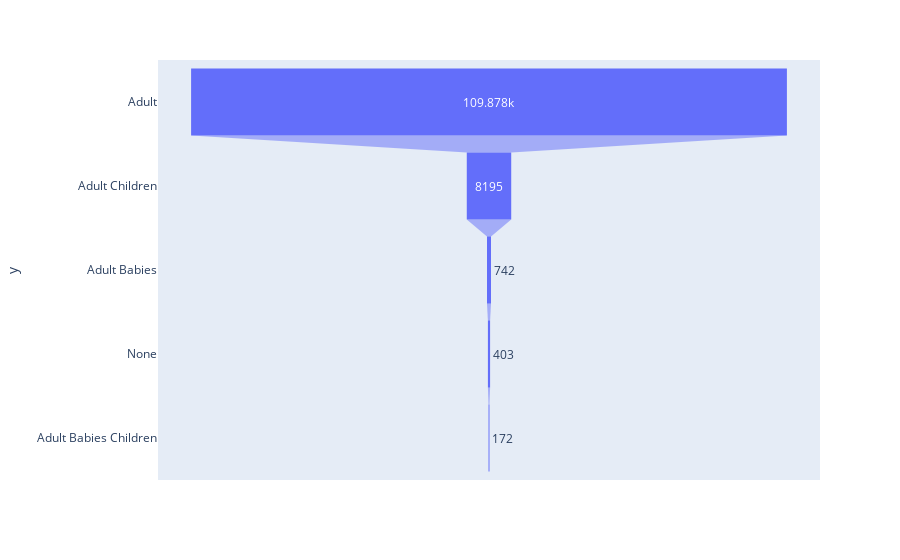

Notebook code cell kept with this figure:
### Code cell
df['category']=category
import plotly.express as px

fig = px.funnel(x=df.category.value_counts().values, y=df.category.value_counts().index)
fig.show()

### Figure 1 — Plotly figure (JSON) as saved in the notebook; plotly's stock layout.template omitted (floating-point values rounded to 4 significant figures)
{"data": [{"hovertemplate": "x=%{x}<br>y=%{y}<extra></extra>", "legendgroup": "", "marker": {"color": "#636efa"}, "name": "", "orientation": "h", "showlegend": false, "type": "funnel", "x": [109878, 8195, 742, 403, 172], "xaxis": "x", "y": ["Adult", "Adult Children", "Adult Babies", "None", "Adult Babies Children"], "yaxis": "y"}], "layout": {"legend": {"tracegroupgap": 0}, "margin": {"t": 60}, "xaxis": {"anchor": "y", "domain": [0, 1], "title": {"text": "x"}}, "yaxis": {"anchor": "x", "domain": [0, 1], "title": {"text": "y"}}}}
